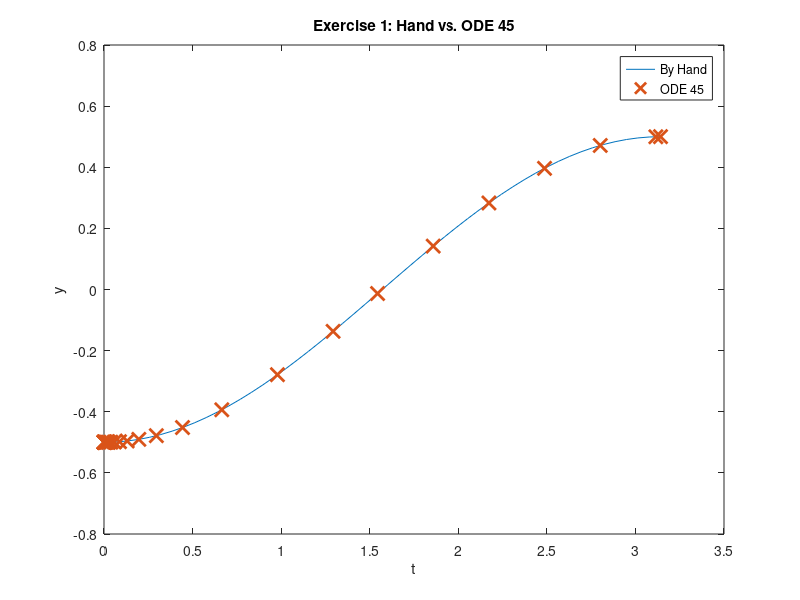

MATLAB code for this plot: (Note: this script raises an error after producing the figure.)
%% Integrator Lab: Solving First Order ODEs in MATLAB and Picard Approximation
% This lab will teach you to numerically solve first order ODEs using a built 
% in MATLAB integrator, |ode45|.  |ode45| is a good, general purpose tool for 
% integrating first order equations (and first order systems). It is not always 
% the right algorithm, but it is usually the right algorithm to try first. This 
% lab will also teach you how to manipulate symbolic functions in MATLAB.
% 
% You will learn how to use the |ode45| routine, how to interpolate between 
% points, and how MATLAB handles data structures. You will also learn how to use 
% MATLAB for exact symbolic calculations and write your own Picard approximation 
% code.
% 
% Opening the m-file lab2.m in the MATLAB editor, step through each part using 
% cell mode to see the results. Compare the output with the PDF, which was generated 
% from this m-file.
% 
% There are eight exercises in this lab that are to be handed in at the end 
% of the lab. Write your solutions in the template, including appropriate descriptions 
% in each step. Save the .m file and submit it online using Quercus.
%% Student Information
% Student Name: Jaehah Shin
% 
% Student Number:
%% Set up an inline function representation of an ODE and solve it
% MATLAB has many built in routines for solving differential equations of the 
% form
% 
% |y' = f(t,y)|
% 
% We will solve them using |ode45|, a high precision integrator. To do this, 
% we will need to construct an inline function representation of |f|, an initial 
% condition, and specify how far we want MATLAB to integrate the problem. Once 
% we have set these, we pass the information to |ode45| to get the solution.
% 
% For a first example, we will solve the initial value problem
% 
% |y' = y, y(0) = 1|
% 
% which has as its answer |y = e^t|.

% Set up the right hand side of the ODE as an inline function
f = @(t,y) y;

% The initial conditions
t0 = 0;
y0 = 1;

% The time we will integrate until
t1 = 2;

soln = ode45(f, [t0, t1], y0);
%% Examining the output
% When we execute the |ode45|, it returns a data structure, stored in soln. 
% We can see the pieces of the data structure with a display command:

disp(soln);
%% Understanding the components of the solution data structure
% The most important elements of the data structure are stored in the |x| and 
% |y| components of the structure; these are vectors. Vectors |x| and |y| contain 
% the points at which the numerical approximation to the initial vlaue problem 
% has been computed. In other words, |y(j)| is the approximate value of the solution 
% at |x(j)|.
% 
% *NOTE:* Even though we may be studying a problem like |u(t)| or |y(t)|, MATLAB 
% will always use |x| for the independent variable and |y| for the dependent variable 
% in the data structure.
% 
% Pieces of the data structure can be accessed using a period, as in C/C++ or 
% Java. See the examples below:

% Display the values of |t| at which |y(t)| is approximated
fprintf(' Vector of t values: ');
disp(soln.x);
% Display the the corresponding approximatations of |y(t)|
fprintf(' Vector of y values: ');
disp(soln.y);

% Display the approximation of the solution at the 3rd point:
fprintf(' Third element of the vector of t values: %g\n',soln.x(3));
fprintf(' Third element of the vector of y values: %g\n',soln.y(3));
%% Visualizing and comparing the solution
% We can now visualize the solution at the computed data points and compare 
% with the exact solution.

% Construct the exact solution
tt = linspace(0,2,50);
yy = exp(tt);

% Plot both on the same figure, plotting the approximation with x's
plot(tt, yy, soln.x, soln.y, 'x', 'MarkerSize',10, 'LineWidth', 2);
% NOTE: the MarkerSize and LineWidth are larger than their defaults of 6
% and 1, respectively.  This makes the print out more readable.

% Add a label to the axis and a legend
xlabel('t');
legend('Exact', 'Numerical','Location','Best');
%% Exercise 1
% Objective: Solve an initial value problem and plot both the numerical approximation 
% and the corresponding exact solution.
% 
% Details: Solve the IVP
% 
% |y' = y tan t + sin t, y(0) = -1/2|
% 
% from |t = 0| to |t = pi|.
% 
% Compute the exact solution (by hand), and plot both on the same figure for 
% comparison, as above.

% Set up the right hand side of the ODE as an inline function
f = @(t,y) y*tan(t) + sin(t);

% The initial conditions
t0 = 0;
y0 = -1/2;

% The time we will integrate until
t1 = pi;

sol_by_45 = ode45(f, [t0, t1], y0);
disp(sol_by_45);
%      solver: 'ode45'
%    extdata: [1×1 struct]
%          x: [0 0.3142 0.6283 0.9425 1.2566 1.2881 1.3195 1.4765 1.5177 1.5588 1.6491 1.7455 2.0597 2.3739 2.6880 3.0022 3.1416]
%          y: [-0.5000 -0.4755 -0.4045 -0.2939 -0.1545 -0.1395 -0.1243 -0.0471 -0.0266 -0.0060 0.0391 0.0869 0.2348 0.3597 0.4494 0.4951 0.5000]
%      stats: [1×1 struct]
%      idata: [1×1 struct]

% Now solve by hand.

% use integartion factor to solve this. 
% This will lead to y = (sin^2t / 2cost) -0.5 /cost
% (y = sin^2(t)/2cost) + C/cost before putting intinal conditions)
% By solving constant with intial condition yields
% C = -0.5, which will lead to above equation.
tt = linspace(0, pi, 50);
yy = (sin(tt).^2)./(2*cos(tt)) - 0.5./(cos(tt));



% Plot both on the same figure, plotting the approximation with x's
plot(tt, yy, sol_by_45.x, sol_by_45.y, 'x', 'MarkerSize',10, 'LineWidth', 2);
% NOTE: the MarkerSize and LineWidth are larger than their defaults of 6
% and 1, respectively.  This makes the print out more readable.

% Add a label to the axis and a legend
xlabel('t');
ylabel("y");
legend('By Hand', 'ODE 45','Location','Best');
title("Exercise 1: Hand vs. ODE 45")


%% 
% Your submission should show the construction of the inline function, the use 
% of ode45 to obtain the solution, a construction of the exact solution, and a 
% plot showing both. In the comments, include the exact solution.
% 
% Label your axes and include a legend.
%% Computing an approximation at a specific point
% As you should be able to see by examining |soln.x|, ode45 returns the solution 
% at a number of points between |t0| and |t1|. But sometimes we want to know the 
% solution at some intermediate point.
% 
% To obtain this value, we need to interpolate it in a consistent way. Fortunately, 
% MATLAB provides a convenient function, |deval|, specifically for this.

% Compute the solution at t = .25:
deval(soln, .25)

% Compute the solution at t = 1.6753:
fprintf(' Solution at 1.6753: %g\n', deval(soln, 1.6753));

% Compute the solution at 10 grid points between .45 and 1.65:
tinterp = linspace(.45, 1.65, 10);
deval(soln, tinterp)

% Alternatively:
deval(soln, linspace(.45, 1.65, 10))
%% Exercise 2
% Objective: Interpolate a solution at a number of grid points

hi = deval(sol_by_45, linspace(2,3,10))
disp(hi);

% double check where the bottom colum come from 
%% 
% Details: For the solution you computed in exercise 1, use deval to compute 
% the interpolated values at 10 grid points between 2 and 3.
%% Errors, Step Sizes, and Tolerances
% As you may have noticed, in contrast to the IODE software, at no point do 
% we set a step size for our solution. Indeed, the step size is set adaptively 
% to conform to a specified error tolerance.
% 
% Roughly speaking, given the solution at |(t_j, y_j)|, |ode45| computes two 
% approximations of the solution at |t_{j+1} = t_j + h|; one is of greater accuracy 
% than the other. If the difference is below a specified tolerance, the step is 
% accepted and we continue. Otherwise the step is rejected and the smaller step 
% size, |h|, is used; it is often halved.
% 
% We can compute the global truncation error at each solution point, figure 
% out the maximum error, and visualize this error (on a linear-log scale):

% Compute the exact solution
yexact = exp(soln.x);

% Compute the pointwise error; note the use of MATLAB's vectorization
err = abs(yexact - soln.y);

disp(err);

fprintf('maximum error: %g \n', max(err));

semilogy(soln.x, err, 'LineWidth', 2);
xlabel('t');
ylabel('error');
%% Exercise 3
% Objective: Examine the error of a solution generated by |ode45|

% computing the exact solutino:
yexact = (sin(sol_by_45.x).^2)./(2*cos(sol_by_45.x)) - 0.5./(cos(sol_by_45.x));

% Error?
ERROR = abs(yexact - sol_by_45.y);
disp(ERROR);
fprintf("Maximum ERROR: %g \n", max(ERROR));
% Maximum ERROR: 1.8068e-05 

% Error is largest at that point near t = 1.5,
% the reason because it has the largest error is as at @ 1.5s is the rate of
% chage of the derivate is the higest. Smaller steps
% sizes are required to reduce the error. 
semilogy(sol_by_45.x, ERROR, "LineWidth", 2);
xlabel("t");
ylabel("ERROR");
title("Exercise 3")
%% 
% Details: For your solution to exercise 1, compute the pointwise error, identify 
% the maximum value of the error, and visualize the error on a linear-log plot 
% (use semilogy to plot the log of the error vs. t). Write in the comments where 
% the error is largest, and give a brief (1-2 sentences) explanation of why it 
% is largest there. Make sure to label your axes.
%% Exercise 4
% Objective: Solve and visualize a nonlinear ode using ode45
% 
% Details: Solve the IVP
% 
% |y' = 1 / y^2 , y(1) = 1|
% 
% from |t=1| to |t=10| using |ode45|. Find the exact solution and compute the 
% maximum pointwise error. 
% 
% Then plot the approximate solution and the exact solution on the same axes. 
% --> I plotted

f = @(t,y) 1/(y^2)
% The initial conditions
t0 = 1;
y0 = 1;
% The time we will integrate until
t1 = 10;
sol_45 = ode45(f, [t0, t1], y0);
disp(sol_45);
% Now solve by hand.
% This is seperable integration, therefore, its bit easier to solve.
% move around around till getting (y^3)/3 = x + C
%y^3 = 3x + 3c
% y = (3x + 3c)^ 1/3
% put initial conditions:
% c = -2/3
% Therefore, solution is y = (3x-2)^(1/3)
t_t = linspace(1, 10, 50);
y_y = (3*t_t-2).^(1/3);
plot(t_t, y_y, sol_45.x, sol_45.y, 'x', 'MarkerSize',10, 'LineWidth', 2);
legend('By Hand', 'ODE 45','Location','Best');
title("Exercise 4")
% NOW MAXIMUM
yexact_hi = ((3*(sol_45.x)-2)).^(1/3);
ERROR1 = abs(yexact_hi - sol_45.y)
disp(ERROR1);
fprintf("Maximum ERROR: %g \n", max(ERROR1));
% Maximum ERROR: 0.0017118 
% Add a label to the axis and a legend
xlabel('t');
ylabel("y");
%% 
% Your solution should show the definition of the inline function, the computation 
% of its solution in this interval, the computation of the exact solution at the 
% computed grid points, the computation of the maximum error, and a plot of the 
% exact and approximate solutions.

%Your axes should be appropriately labeled and include a legend.
%% Exercise 5
% Objective: Solve and visualize an ODE that cannot be solved by hand with |ode45|.
% 
% Details: Solve the IVP
% 
% |y' = 1 - t y / 2, y(0) = -1|
% 
% from |t=0| to |t=10|

f = @(t,y) 1-t*y/2;
% The initial conditions
t0 = 0;
y0 = -1;
t1 = 10;
sol45 = ode45(f, [t0, t1], y0);
plot(sol45.x, sol45.y, 'LineWidth', 2);
xlabel("t")
ylabel("y")
title("Exercise 5")
legend("By ODE45")
%% 
% Your solution should show you defining the inline function, computing the 
% solution in this interval, and plotting it.
% 
% Your axes should be appropriately labeled
%% Exercise 6 - When things go wrong
% Objective: Solve an ode and explain the warning message
% 
% Details: Solve the IVP:
% 
% |y' = y^3 - t^2, y(0) = 1|
% 
% from |t=0| to |t=1|.

f = @(t,y) y.^3 -t.^2;
t0 = 0;
y0 = 1;
t1 = 1;
so_l45 = ode45(f, [t0, t1], y0);
disp(so_l45);
plot(so_l45.x, so_l45.y, 'LineWidth', 2);
xlabel("t")
ylabel("y")
title("Exercise 6")
legend("By ODE45")
% when it goes a little bit above 0.5, it goes up to 
% ~10.^7
% The reason why this generates error message: 
% is because the from looking at iode, I can see that discontinuity at
% time t = 0.5 The solution of the curve becomes really stiff around that
% time will small step size. Therefore, this can't integrate properly. The
% reason why this became this can be "x^3" rate of change is too stiff. 
%% 
% Your solution should show you defining the inline function, and computing 
% the solution in this interval.
% 
% If you try to plot the solution, you should find that the solution does not 
% make it all the way to t = 1.
% 
% In the comments explain why MATLAB generates the warning message that you 
% may see, or fails to integrate all the way to t=1. HINT: Try plotting the direction 
% field for this with IODE.
%% Using symbolic variables to define functions
% We can define symbolic variables to let MATLAB know that these variables will 
% be used for exact computations

% Start by defining the variables as symbolic
syms t s x y

% Define a function by simply writing its expression

f = cos(t)
g = sin(t)
h = exp(2*x)

% We can manipulate these functions

simplify(f^2+g^2)
diff(h)

% We can plot a function defined symbolically using the command |ezplot|.
% Learn about the command |ezplot|:

help ezplot

% Plot the function |f(t)| and |h(x)|

ezplot(f)
ezplot(h)
%% 
% If we try to evaluate the function |f(0)|, we get an error message.
% 
% The symbolic variables are not meant to be used to evaluate functions, but 
% to manipulate functions, compute derivatives, etc. To evaluate a function using 
% symbolic variables is a little cumbersome:

% We need to substitute the variable by a value:

subs(f,t,pi)
%% 
% This expression means: In the expression |f|, substitute the variable |t| 
% by the number |pi|.

% If we use a value where the cosine does not have a "nice" expression, we
% need to approximate the result:

subs(f,t,2)

% We need to use the command |eval|

eval(subs(f,t,2))
%% Exercise 7
% Objective: Define a function using symbolic variables and manipulate it.
% 
% Details: Define the function |f(x) = sin(x)cos(x)|
% 
% Use MATLAB commands to obtain a simpler form of this function, compute value 
% of this function for |x=pi/4| and |x=1|, and plot its graph.

% Start by defining the variables as symbolic
syms hi f x

% Define a function by simply writing its expression

f = sin(x)*cos(x)
% We can manipulate these functions

hi = simplify(f)

% Evaulate value at pi/4
subs(hi, x, pi/4)
% sym(1/2)
% Evaulate value at 1
eval(subs(hi, x, 1))
% ans = 0.4546

ezplot(hi)

%% Obtaining Picard approximations
% Consider an initial value problem
% 
% |y' = 1 + y| |y(0) = 0|
% 
% First we need to define the variables we will be using

syms t s y;

% We then need to define the function f

hi = 1+y; % we define it without the @(t,y) because it is a symbolic function

% We set up our initial approximation phi_0 = 0:

phi=[sym(0)];   % we will keep a list with all the approximations
phi

% Set up a loop to get successive approximations using Picard iterations

N=5;

for i = 1:N
    func=subs(hi,y,phi(i));    % prepare function to integrate: y -> previous phi
    func=subs(func,t,s);      % variable of integration is s, so we need to change
    % t -> s
    
    newphi = int(func, s, 0 ,t);   % integrate to find next approximation
    
    phi=cat(2,phi,[newphi]);       % update the list of approximations by adding new phi
end

% Show the last approximation

phi(N+1)

% Plot the approximation just found

picard=ezplot(phi(N+1),[0,5]);
set(picard,'Color','green');         % set the color of the graph to green

% In this case, the exact solution is
%
% |y=e^t-1|
%
% Compare the approximation and the exact solutions

hold on;
exact=ezplot(exp(t)-1,[0,5]);

xlabel('t');
ylabel('y');
title('Picard Approximations');
legend('Picard Approximation', 'Exact Solution','Location','NorthWest');
%% Exercise 8
%%
% 
%  Objective: Solve your own Picard Approximation and compare it to the
%  exact solution.
%
%%
% 
%  Details: Consider the IVP
%     | y' = 1+y^2|
%     | y(0) = 1 |
%

clear;
clf;
syms t s y;

lol = 1+y.^2; 

% We set up our initial approximation phi_hi = 1:
phi_hi = sym(1)
% In terms of efficiency, don't store old phis 

% Set up a loop to get successive approximations using Picard iterations
N=5; % To get phi_hi_5

for i = 1:N
    func=subs(lol,y,phi_hi);   
    func=subs(func,t,s);     
    phi_hi = 1 + int(func, s, 0 ,t);   % integrate to find next approximation
end

% Show the last approximation

phi_hi
% Plot the approximation just found

picard=ezplot(phi_hi,[0,2]);
set(picard,'Color','green');         % set the color of the graph to green

hold on;
exact=ezplot(tan(pi/4 + t),[0,2]);
hold off;
xlabel('t');
ylabel('y');
title('Exerciese 8: Picard Approximations');
legend('Picard Approximation', 'Exact Solution','Location','NorthWest');
%% 
% Find the Picard approximation phi_5. For better efficiency, do not keep all 
% the previous approximations.
% 
% Compute the exact solution (by hand), and plot both on the same figure for 
% comparison, as above.
% 
% Label your axes and include a legend.
% 
% HINT. The initial condition has 1 instead of 0, so the Picard method needs 
% to be adapted.
